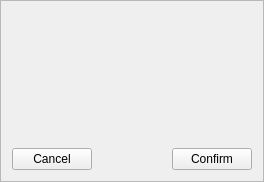
<?xml version="1.0" encoding="UTF-8"?>
<ui version="4.0">
 <class>VerificationWidget</class>
 <widget class="QWidget" name="VerificationWidget">
  <property name="geometry">
   <rect>
    <x>0</x>
    <y>0</y>
    <width>264</width>
    <height>182</height>
   </rect>
  </property>
  <property name="windowTitle">
   <string>VerificationWidget</string>
  </property>
  <property name="styleSheet">
   <string notr="true"/>
  </property>
  <layout class="QGridLayout" name="gridLayout">
   <property name="leftMargin">
    <number>0</number>
   </property>
   <property name="topMargin">
    <number>0</number>
   </property>
   <property name="rightMargin">
    <number>0</number>
   </property>
   <property name="bottomMargin">
    <number>0</number>
   </property>
   <property name="spacing">
    <number>0</number>
   </property>
   <item row="0" column="0">
    <widget class="QFrame" name="frame">
     <property name="frameShape">
      <enum>QFrame::StyledPanel</enum>
     </property>
     <property name="frameShadow">
      <enum>QFrame::Raised</enum>
     </property>
     <property name="widgetType" stdset="0">
      <string>verification</string>
     </property>
     <layout class="QGridLayout" name="gridLayout_2">
      <item row="0" column="0" colspan="3">
       <widget class="QLabel" name="m_message_lbl">
        <property name="font">
         <font>
          <weight>75</weight>
          <bold>true</bold>
         </font>
        </property>
        <property name="text">
         <string>&lt;message&gt;</string>
        </property>
        <property name="wordWrap">
         <bool>true</bool>
        </property>
       </widget>
      </item>
      <item row="1" column="0">
       <widget class="QPushButton" name="m_cancel_btn">
        <property name="text">
         <string>Cancel</string>
        </property>
       </widget>
      </item>
      <item row="1" column="2">
       <widget class="QPushButton" name="m_confirm_btn">
        <property name="text">
         <string>Confirm</string>
        </property>
       </widget>
      </item>
      <item row="1" column="1">
       <spacer name="horizontalSpacer">
        <property name="orientation">
         <enum>Qt::Horizontal</enum>
        </property>
        <property name="sizeType">
         <enum>QSizePolicy::Preferred</enum>
        </property>
        <property name="sizeHint" stdset="0">
         <size>
          <width>40</width>
          <height>20</height>
         </size>
        </property>
       </spacer>
      </item>
     </layout>
    </widget>
   </item>
  </layout>
 </widget>
 <layoutdefault spacing="6" margin="11"/>
 <tabstops>
  <tabstop>m_confirm_btn</tabstop>
  <tabstop>m_cancel_btn</tabstop>
 </tabstops>
 <resources/>
 <connections/>
</ui>
